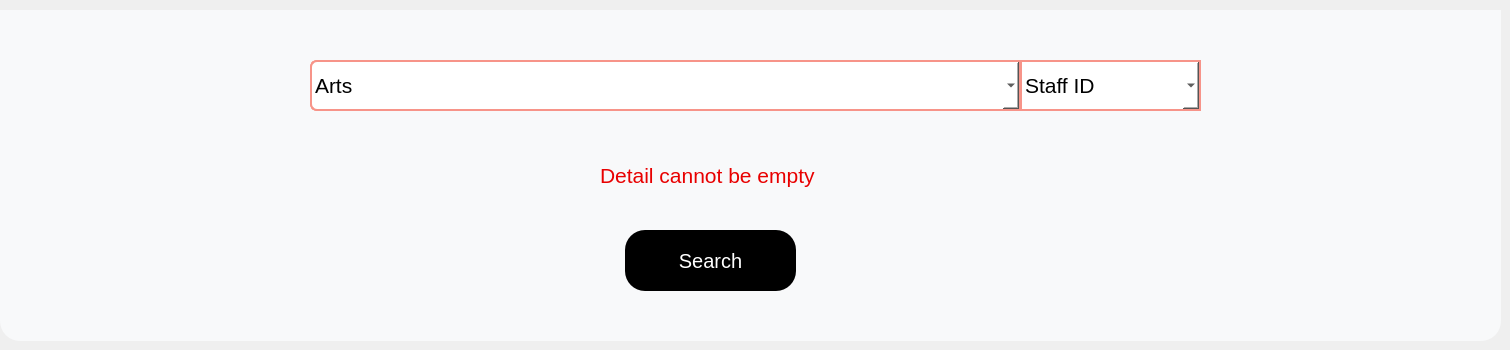
         <widget class="QWidget" name="page">
          <widget class="QToolButton" name="searchstfbtn">
           <property name="geometry">
            <rect>
             <x>625</x>
             <y>230</y>
             <width>171</width>
             <height>61</height>
            </rect>
           </property>
           <property name="font">
            <font>
             <pointsize>15</pointsize>
            </font>
           </property>
           <property name="styleSheet">
            <string notr="true">QToolButton#searchstfbtn{
background-color: rgb(0, 0, 0);
color: rgb(255, 255, 255);
border-radius:20px;
}
QToolButton#searchstfbtn:hover{
color: rgb(85, 255, 0);
}
QToolButton#searchstfbtn:pressed{
background-color: rgb(85, 255, 0);
color:rgb(0,0,0)
}</string>
           </property>
           <property name="text">
            <string>Search</string>
           </property>
          </widget>
          <widget class="QComboBox" name="searchstftxtcombo">
           <property name="geometry">
            <rect>
             <x>310</x>
             <y>60</y>
             <width>711</width>
             <height>51</height>
            </rect>
           </property>
           <property name="font">
            <font>
             <pointsize>16</pointsize>
            </font>
           </property>
           <property name="layoutDirection">
            <enum>Qt::LeftToRight</enum>
           </property>
           <property name="autoFillBackground">
            <bool>false</bool>
           </property>
           <property name="styleSheet">
            <string notr="true">border-top-left-radius:7px;
border-bottom-left-radius:7px;
background-color: rgb(255, 255, 255);
border:2px solid #F79489;

</string>
           </property>
           <property name="maxVisibleItems">
            <number>20</number>
           </property>
           <item>
            <property name="text">
             <string>Arts</string>
            </property>
           </item>
           <item>
            <property name="text">
             <string>Commerce</string>
            </property>
           </item>
           <item>
            <property name="text">
             <string>Mathematics</string>
            </property>
           </item>
           <item>
            <property name="text">
             <string>Biology</string>
            </property>
           </item>
           <item>
            <property name="text">
             <string>Physics</string>
            </property>
           </item>
           <item>
            <property name="text">
             <string>Zoology</string>
            </property>
           </item>
           <item>
            <property name="text">
             <string>Chemistry</string>
            </property>
           </item>
           <item>
            <property name="text">
             <string>Computer Science</string>
            </property>
           </item>
           <item>
            <property name="text">
             <string>Hindi</string>
            </property>
           </item>
           <item>
            <property name="text">
             <string>English</string>
            </property>
           </item>
           <item>
            <property name="text">
             <string>Kannada</string>
            </property>
           </item>
           <item>
            <property name="text">
             <string>Sanskrit</string>
            </property>
           </item>
           <item>
            <property name="text">
             <string>Non Teaching</string>
            </property>
           </item>
          </widget>
          <widget class="QLabel" name="searchstfemp">
           <property name="geometry">
            <rect>
             <x>600</x>
             <y>150</y>
             <width>251</width>
             <height>51</height>
            </rect>
           </property>
           <property name="font">
            <font>
             <pointsize>16</pointsize>
            </font>
           </property>
           <property name="styleSheet">
            <string notr="true">color: rgb(232, 0, 0);</string>
           </property>
           <property name="inputMethodHints">
            <set>Qt::ImhNone</set>
           </property>
           <property name="text">
            <string>Detail cannot be empty</string>
           </property>
          </widget>
          <widget class="QComboBox" name="searchstfcombo">
           <property name="geometry">
            <rect>
             <x>1020</x>
             <y>60</y>
             <width>181</width>
             <height>51</height>
            </rect>
           </property>
           <property name="font">
            <font>
             <pointsize>16</pointsize>
            </font>
           </property>
           <property name="layoutDirection">
            <enum>Qt::LeftToRight</enum>
           </property>
           <property name="autoFillBackground">
            <bool>false</bool>
           </property>
           <property name="styleSheet">
            <string notr="true">background-color: rgb(255, 255, 255);
border:2px solid #F79489;

</string>
           </property>
           <property name="maxVisibleItems">
            <number>20</number>
           </property>
           <item>
            <property name="text">
             <string>Staff ID</string>
            </property>
           </item>
           <item>
            <property name="text">
             <string>First Name</string>
            </property>
           </item>
           <item>
            <property name="text">
             <string>Department</string>
            </property>
           </item>
          </widget>
          <widget class="QLineEdit" name="searchstftxt">
           <property name="geometry">
            <rect>
             <x>310</x>
             <y>60</y>
             <width>711</width>
             <height>51</height>
            </rect>
           </property>
           <property name="font">
            <font>
             <pointsize>14</pointsize>
            </font>
           </property>
           <property name="styleSheet">
            <string notr="true">border-top-left-radius:7px;
border-bottom-left-radius:7px;
background-color: rgb(255, 255, 255);
border:2px solid #F79489;
padding-left:10px;
</string>
           </property>
           <property name="placeholderText">
            <string>Enter Staff to be searched</string>
           </property>
          </widget>
          <widget class="QLabel" name="label_40">
           <property name="geometry">
            <rect>
             <x>0</x>
             <y>10</y>
             <width>1501</width>
             <height>331</height>
            </rect>
           </property>
           <property name="font">
            <font>
             <family>MS Shell Dlg 2</family>
             <pointsize>25</pointsize>
             <weight>50</weight>
             <italic>false</italic>
             <bold>false</bold>
            </font>
           </property>
           <property name="styleSheet">
            <string notr="true">background-color:rgb(248, 249, 250);
border:none;
border-bottom-left-radius:20px;
border-bottom-right-radius:20px;</string>
           </property>
           <property name="text">
            <string/>
           </property>
           <property name="alignment">
            <set>Qt::AlignCenter</set>
           </property>
          </widget>
          <zorder>label_40</zorder>
          <zorder>searchstftxt</zorder>
          <zorder>searchstfbtn</zorder>
          <zorder>searchstftxtcombo</zorder>
          <zorder>searchstfemp</zorder>
          <zorder>searchstfcombo</zorder>
         </widget>
